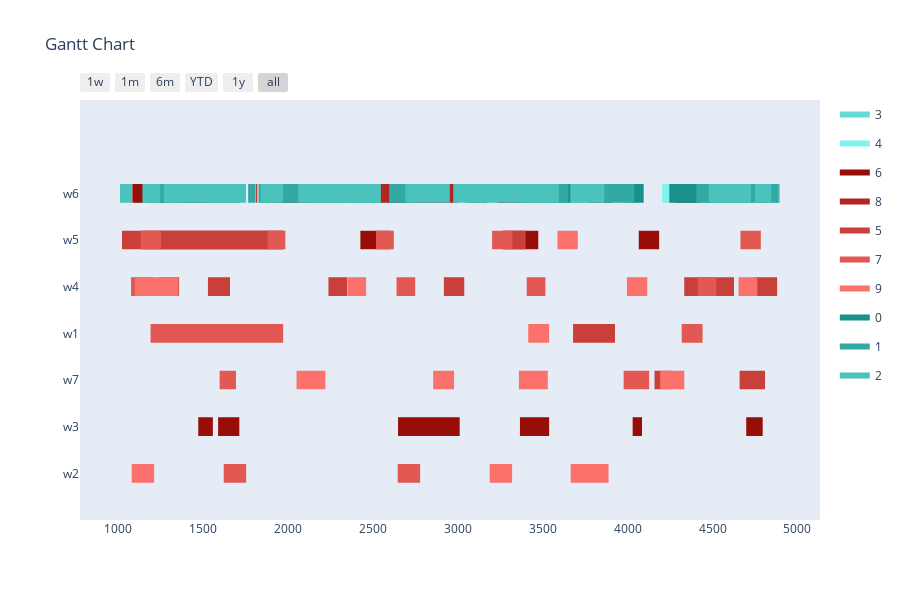

The code cell stored with this chart in its notebook:
### Markdown cell above
Config 5 - Makespan Evaluation

### Code cell
optimizer = BaseGA(env)
optimizer.set_minimize()
optimizer.configure('makespan', 'twopointcrossover', 'roulettewheel', 'randomize')
# choose an input generator (optional) -> decides how the data gets converted into the optimizer format
#optimizer.set_input_generator('SameLengthAlternativesGenerator')
# all parameters after offspring_amount are optional (in this case -> verbose=True)
last_time_slot = 5000
# set all delivery dates to last time slot
for order in orders:
    order[1] = last_time_slot
result, best_fitness_history, average_fitness_history, best_generation_history, feasible_gen = optimizer.optimize(orders, max_generations, earliest_time_slot, last_time_slot, population_size, offspring_amount, verbose=True)
workstation_assignments = reformat_result(result, orders, env)
visualize(workstation_assignments, best_fitness_history, average_fitness_history, best_generation_history, feasible_gen)

### Figure 1 — Plotly figure (JSON) as saved in the notebook; plotly's stock layout.template omitted (floating-point values rounded to 4 significant figures; data arrays with more than 128 entries replaced by an {"elided": "..."} marker saying what was removed)
{"data": [{"fill": "toself", "fillcolor": "rgb(101, 219, 213)", "hoverinfo": "name", "legendgroup": "rgb(101, 219, 213)", "mode": "none", "name": "3", "type": "scatter", "x": [2308, 2364, 2364, 2308, 2308, 668, 730, 730, 668, 668, 500, 630, 630, 500, 500, 2554, 2684, 2684, 2554, 2554, 4485, 4670, 4670, 4485, 4485, 1866, 2019, 2019, 1866, 1866, 892, 992, 992, 892, 892, 3595, 3715, 3715, 3595, 3595, 4835, 4897, 4897, 4835, 4835, 4266, 4362, 4362, 4266, 4266, 2128, 2248, 2248, 2128, 2128, 3690, 3810, 3810, 3690, 3690, 1235, 1425, 1425, 1235, 1235, 1223, 1343, 1343, 1223, 1223, 2317, 2470, 2470, 2317, 2317, 403, 523, 523, 403, 403, 4652, 4805, 4805, 4652, 4652, 3959, 4046, 4046, 3959, 3959, 3220, 3410, 3410, 3220, 3220, 2105, 2161, 2161, 2105, 2105, 1462, 1615, 1615, 1462, 1462, 2676, 2829, 2829, 2676, 2676, 2353, 2478, 2478, 2353], "y": [5.8, 5.8, 6.2, 6.2, null, 5.8, 5.8, 6.2, 6.2, null, 5.8, 5.8, 6.2, 6.2, null, 5.8, 5.8, 6.2, 6.2, null, 5.8, 5.8, 6.2, 6.2, null, 5.8, 5.8, 6.2, 6.2, null, 5.8, 5.8, 6.2, 6.2, null, 5.8, 5.8, 6.2, 6.2, null, 5.8, 5.8, 6.2, 6.2, null, 5.8, 5.8, 6.2, 6.2, null, 5.8, 5.8, 6.2, 6.2, null, 5.8, 5.8, 6.2, 6.2, null, 5.8, 5.8, 6.2, 6.2, null, 5.8, 5.8, 6.2, 6.2, null, 5.8, 5.8, 6.2, 6.2, null, 5.8, 5.8, 6.2, 6.2, null, 5.8, 5.8, 6.2, 6.2, null, 5.8, 5.8, 6.2, 6.2, null, 5.8, 5.8, 6.2, 6.2, null, 5.8, 5.8, 6.2, 6.2, null, 5.8, 5.8, 6.2, 6.2, null, 5.8, 5.8, 6.2, 6.2, null, 5.8, 5.8, 6.2, 6.2]}, {"fill": "toself", "fillcolor": "rgb(126, 244, 238)", "hoverinfo": "name", "legendgroup": "rgb(126, 244, 238)", "mode": "none", "name": "4", "type": "scatter", "x": [4594, 4844, 4844, 4594, 4594, 4336, 4478, 4478, 4336, 4336, 1844, 1980, 1980, 1844, 1844, 2444, 2520, 2520, 2444, 2444, 2315, 2470, 2470, 2315, 2315, 2120, 2275, 2275, 2120, 2120, 3142, 3208, 3208, 3142, 3142, 3286, 3536, 3536, 3286, 3286, 2413, 2478, 2478, 2413, 2413, 1913, 2138, 2138, 1913, 1913, 4203, 4358, 4358, 4203, 4203, 3554, 3727, 3727, 3554, 3554, 2436, 2502, 2502, 2436, 2436, 3200, 3425, 3425, 3200, 3200, 1091, 1156, 1156, 1091], "y": [5.8, 5.8, 6.2, 6.2, null, 5.8, 5.8, 6.2, 6.2, null, 5.8, 5.8, 6.2, 6.2, null, 5.8, 5.8, 6.2, 6.2, null, 5.8, 5.8, 6.2, 6.2, null, 5.8, 5.8, 6.2, 6.2, null, 5.8, 5.8, 6.2, 6.2, null, 5.8, 5.8, 6.2, 6.2, null, 5.8, 5.8, 6.2, 6.2, null, 5.8, 5.8, 6.2, 6.2, null, 5.8, 5.8, 6.2, 6.2, null, 5.8, 5.8, 6.2, 6.2, null, 5.8, 5.8, 6.2, 6.2, null, 5.8, 5.8, 6.2, 6.2, null, 5.8, 5.8, 6.2, 6.2]}, {"fill": "toself", "fillcolor": "rgb(151, 13, 7)", "hoverinfo": "name", "legendgroup": "rgb(151, 13, 7)", "mode": "none", "name": "6", "type": "scatter", "x": [3235, 3385, 3385, 3235, 3235, 3076, 3169, 3169, 3076, 3076, 4588, 4683, 4683, 4588, 4588, 4756, 4822, 4822, 4756, 4756, 1082, 1148, 1148, 1082, 1082, 2425, 2605, 2605, 2425, 2425, 960, 1140, 1140, 960, 960, 3259, 3473, 3473, 3259, 3259, 4065, 4185, 4185, 4065, 4065, 4029, 4084, 4084, 4029, 4029, 4698, 4795, 4795, 4698, 4698, 2923, 3010, 3010, 2923, 2923, 3365, 3452, 3452, 3365, 3365, 1587, 1712, 1712, 1587, 1587, 2647, 2733, 2733, 2647, 2647, 2779, 2957, 2957, 2779, 2779, 2663, 2813, 2813, 2663, 2663, 732, 818, 818, 732, 732, 1470, 1556, 1556, 1470, 1470, 3398, 3484, 3484, 3398, 3398, 3461, 3537, 3537, 3461], "y": [5.8, 5.8, 6.2, 6.2, null, 5.8, 5.8, 6.2, 6.2, null, 5.8, 5.8, 6.2, 6.2, null, 5.8, 5.8, 6.2, 6.2, null, 5.8, 5.8, 6.2, 6.2, null, 4.8, 4.8, 5.2, 5.2, null, 4.8, 4.8, 5.2, 5.2, null, 4.8, 4.8, 5.2, 5.2, null, 4.8, 4.8, 5.2, 5.2, null, 0.8, 0.8, 1.2, 1.2, null, 0.8, 0.8, 1.2, 1.2, null, 0.8, 0.8, 1.2, 1.2, null, 0.8, 0.8, 1.2, 1.2, null, 0.8, 0.8, 1.2, 1.2, null, 0.8, 0.8, 1.2, 1.2, null, 0.8, 0.8, 1.2, 1.2, null, 0.8, 0.8, 1.2, 1.2, null, 0.8, 0.8, 1.2, 1.2, null, 0.8, 0.8, 1.2, 1.2, null, 0.8, 0.8, 1.2, 1.2, null, 0.8, 0.8, 1.2, 1.2]}, {"fill": "toself", "fillcolor": "rgb(176, 38, 32)", "hoverinfo": "name", "legendgroup": "rgb(176, 38, 32)", "mode": "none", "name": "8", "type": "scatter", "x": [454, 574, 574, 454, 454, 3773, 3903, 3903, 3773, 3773, 2197, 2317, 2317, 2197, 2197, 536, 716, 716, 536, 536, 1961, 2121, 2121, 1961, 1961, 1714, 1811, 1811, 1714, 1714, 4279, 4394, 4394, 4279, 4279, 2846, 2999, 2999, 2846, 2846, 2608, 2733, 2733, 2608, 2608, 2706, 2891, 2891, 2706, 2706, 2876, 2976, 2976, 2876, 2876, 1072, 1202, 1202, 1072, 1072, 2873, 2983, 2983, 2873, 2873, 775, 925, 925, 775, 775, 3344, 3464, 3464, 3344, 3344, 2867, 2954, 2954, 2867, 2867, 4294, 4419, 4419, 4294, 4294, 1818, 2003, 2003, 1818, 1818, 883, 1073, 1073, 883, 883, 2524, 2714, 2714, 2524, 2524, 1876, 1973, 1973, 1876, 1876, 836, 956, 956, 836, 836, 3241, 3366, 3366, 3241], "y": [5.8, 5.8, 6.2, 6.2, null, 5.8, 5.8, 6.2, 6.2, null, 5.8, 5.8, 6.2, 6.2, null, 5.8, 5.8, 6.2, 6.2, null, 5.8, 5.8, 6.2, 6.2, null, 5.8, 5.8, 6.2, 6.2, null, 5.8, 5.8, 6.2, 6.2, null, 5.8, 5.8, 6.2, 6.2, null, 5.8, 5.8, 6.2, 6.2, null, 5.8, 5.8, 6.2, 6.2, null, 5.8, 5.8, 6.2, 6.2, null, 5.8, 5.8, 6.2, 6.2, null, 5.8, 5.8, 6.2, 6.2, null, 5.8, 5.8, 6.2, 6.2, null, 5.8, 5.8, 6.2, 6.2, null, 5.8, 5.8, 6.2, 6.2, null, 5.8, 5.8, 6.2, 6.2, null, 5.8, 5.8, 6.2, 6.2, null, 5.8, 5.8, 6.2, 6.2, null, 5.8, 5.8, 6.2, 6.2, null, 5.8, 5.8, 6.2, 6.2, null, 5.8, 5.8, 6.2, 6.2, null, 5.8, 5.8, 6.2, 6.2]}, {"fill": "toself", "fillcolor": "rgb(201, 63, 57)", "hoverinfo": "name", "legendgroup": "rgb(201, 63, 57)", "mode": "none", "name": "5", "type": "scatter", "x": [901, 1021, 1021, 901, 901, 3279, 3399, 3399, 3279, 3279, 4392, 4512, 4512, 4392, 4392, 2917, 3037, 3037, 2917, 2917, 4505, 4615, 4615, 4505, 4505, 2237, 2347, 2347, 2237, 2237, 4506, 4626, 4626, 4506, 4506, 1237, 1357, 1357, 1237, 1237, 4333, 4463, 4463, 4333, 4333, 4740, 4880, 4880, 4740, 4740, 1527, 1657, 1657, 1527, 1527, 667, 787, 787, 667, 667, 589, 712, 712, 589, 589, 3678, 3925, 3925, 3678, 3678, 372, 619, 619, 372, 372, 506, 602, 602, 506, 506, 4158, 4254, 4254, 4158, 4158, 4659, 4809, 4809, 4659], "y": [4.8, 4.8, 5.2, 5.2, null, 4.8, 4.8, 5.2, 5.2, null, 3.8, 3.8, 4.2, 4.2, null, 3.8, 3.8, 4.2, 4.2, null, 3.8, 3.8, 4.2, 4.2, null, 3.8, 3.8, 4.2, 4.2, null, 3.8, 3.8, 4.2, 4.2, null, 3.8, 3.8, 4.2, 4.2, null, 3.8, 3.8, 4.2, 4.2, null, 3.8, 3.8, 4.2, 4.2, null, 3.8, 3.8, 4.2, 4.2, null, 3.8, 3.8, 4.2, 4.2, null, 2.8, 2.8, 3.2, 3.2, null, 2.8, 2.8, 3.2, 3.2, null, 2.8, 2.8, 3.2, 3.2, null, 1.8, 1.8, 2.2, 2.2, null, 1.8, 1.8, 2.2, 2.2, null, 1.8, 1.8, 2.2, 2.2]}, {"fill": "toself", "fillcolor": "rgb(226, 88, 82)", "hoverinfo": "name", "legendgroup": "rgb(226, 88, 82)", "mode": "none", "name": "7", "type": "scatter", "x": [2517, 2622, 2622, 2517, 2517, 3201, 3321, 3321, 3201, 3201, 762, 872, 872, 762, 762, 4664, 4784, 4784, 4664, 4664, 1131, 1251, 1251, 1131, 1131, 1878, 1983, 1983, 1878, 1878, 3405, 3515, 3515, 3405, 3405, 2638, 2748, 2748, 2638, 2638, 1074, 1204, 1204, 1074, 1074, 362, 502, 502, 362, 362, 4412, 4522, 4522, 4412, 4412, 942, 1189, 1189, 942, 942, 4318, 4441, 4441, 4318, 4318, 381, 477, 477, 381, 381, 3976, 4126, 4126, 3976, 3976, 1596, 1692, 1692, 1596, 1596, 2645, 2777, 2777, 2645, 2645, 1620, 1752, 1752, 1620], "y": [4.8, 4.8, 5.2, 5.2, null, 4.8, 4.8, 5.2, 5.2, null, 4.8, 4.8, 5.2, 5.2, null, 4.8, 4.8, 5.2, 5.2, null, 4.8, 4.8, 5.2, 5.2, null, 4.8, 4.8, 5.2, 5.2, null, 3.8, 3.8, 4.2, 4.2, null, 3.8, 3.8, 4.2, 4.2, null, 3.8, 3.8, 4.2, 4.2, null, 3.8, 3.8, 4.2, 4.2, null, 3.8, 3.8, 4.2, 4.2, null, 2.8, 2.8, 3.2, 3.2, null, 2.8, 2.8, 3.2, 3.2, null, 1.8, 1.8, 2.2, 2.2, null, 1.8, 1.8, 2.2, 2.2, null, 1.8, 1.8, 2.2, 2.2, null, -0.2, -0.2, 0.2, 0.2, null, -0.2, -0.2, 0.2, 0.2]}, {"fill": "toself", "fillcolor": "rgb(251, 113, 107)", "hoverinfo": "name", "legendgroup": "rgb(251, 113, 107)", "mode": "none", "name": "9", "type": "scatter", "x": [3586, 3706, 3706, 3586, 3586, 565, 675, 675, 565, 565, 3995, 4115, 4115, 3995, 3995, 727, 847, 847, 727, 727, 290, 400, 400, 290, 290, 2349, 2459, 2459, 2349, 2349, 1098, 1228, 1228, 1098, 1098, 1223, 1353, 1353, 1223, 1223, 4653, 4763, 4763, 4653, 4653, 3414, 3537, 3537, 3414, 3414, 4237, 4333, 4333, 4237, 4237, 2049, 2219, 2219, 2049, 2049, 2854, 2977, 2977, 2854, 2854, 3359, 3529, 3529, 3359, 3359, 4191, 4287, 4287, 4191, 4191, 1078, 1210, 1210, 1078, 1078, 3187, 3319, 3319, 3187, 3187, 3664, 3887, 3887, 3664], "y": [4.8, 4.8, 5.2, 5.2, null, 4.8, 4.8, 5.2, 5.2, null, 3.8, 3.8, 4.2, 4.2, null, 3.8, 3.8, 4.2, 4.2, null, 3.8, 3.8, 4.2, 4.2, null, 3.8, 3.8, 4.2, 4.2, null, 3.8, 3.8, 4.2, 4.2, null, 3.8, 3.8, 4.2, 4.2, null, 3.8, 3.8, 4.2, 4.2, null, 2.8, 2.8, 3.2, 3.2, null, 1.8, 1.8, 2.2, 2.2, null, 1.8, 1.8, 2.2, 2.2, null, 1.8, 1.8, 2.2, 2.2, null, 1.8, 1.8, 2.2, 2.2, null, 1.8, 1.8, 2.2, 2.2, null, -0.2, -0.2, 0.2, 0.2, null, -0.2, -0.2, 0.2, 0.2, null, -0.2, -0.2, 0.2, 0.2]}, {"fill": "toself", "fillcolor": "rgb(26, 144, 138)", "hoverinfo": "name", "legendgroup": "rgb(26, 144, 138)", "mode": "none", "name": "0", "type": "scatter", "x": [3415, 3665, 3665, 3415, 3415, 4245, 4341, 4341, 4245, 4245, 2196, 2332, 2332, 2196, 2196, 1161, 1375, 1375, 1161, 1161, 4601, 4666, 4666, 4601, 4601, 4613, 4709, 4709, 4613, 4613, 3464, 3560, 3560, 3464, 3464, 4272, 4427, 4427, 4272, 4272, 4465, 4679, 4679, 4465, 4465, 4366, 4431, 4431, 4366, 4366, 4029, 4094, 4094, 4029, 4029, 2348, 2521, 2521, 2348, 2348, 2673, 2749, 2749, 2673, 2673, 2118, 2291, 2291, 2118, 2118, 1321, 1457, 1457, 1321], "y": [5.8, 5.8, 6.2, 6.2, null, 5.8, 5.8, 6.2, 6.2, null, 5.8, 5.8, 6.2, 6.2, null, 5.8, 5.8, 6.2, 6.2, null, 5.8, 5.8, 6.2, 6.2, null, 5.8, 5.8, 6.2, 6.2, null, 5.8, 5.8, 6.2, 6.2, null, 5.8, 5.8, 6.2, 6.2, null, 5.8, 5.8, 6.2, 6.2, null, 5.8, 5.8, 6.2, 6.2, null, 5.8, 5.8, 6.2, 6.2, null, 5.8, 5.8, 6.2, 6.2, null, 5.8, 5.8, 6.2, 6.2, null, 5.8, 5.8, 6.2, 6.2, null, 5.8, 5.8, 6.2, 6.2]}, {"fill": "toself", "fillcolor": "rgb(51, 169, 163)", "hoverinfo": "name", "legendgroup": "rgb(51, 169, 163)", "mode": "none", "name": "1", "type": "scatter", "x": [1825, 2065, 2065, 1825, 1825, 3951, 4039, 4039, 3951, 3951, 4679, 4889, 4889, 4679, 4679, 297, 389, 389, 297, 297, 2197, 2342, 2342, 2197, 2197, 3823, 3915, 3915, 3823, 3823, 3047, 3152, 3152, 3047, 3047, 3423, 3633, 3633, 3423, 3423, 1764, 1944, 1944, 1764, 1764, 946, 1186, 1186, 946, 946, 1374, 1507, 1507, 1374, 1374, 1708, 1808, 1808, 1708, 1708, 3353, 3563, 3563, 3353, 3353, 3827, 3947, 3947, 3827, 3827, 3529, 3649, 3649, 3529, 3529, 4561, 4801, 4801, 4561, 4561, 4404, 4519, 4519, 4404, 4404, 2594, 2724, 2724, 2594, 2594, 513, 626, 626, 513, 513, 3840, 3985, 3985, 3840, 3840, 3355, 3460, 3460, 3355, 3355, 2422, 2527, 2527, 2422, 2422, 577, 747, 747, 577], "y": [5.8, 5.8, 6.2, 6.2, null, 5.8, 5.8, 6.2, 6.2, null, 5.8, 5.8, 6.2, 6.2, null, 5.8, 5.8, 6.2, 6.2, null, 5.8, 5.8, 6.2, 6.2, null, 5.8, 5.8, 6.2, 6.2, null, 5.8, 5.8, 6.2, 6.2, null, 5.8, 5.8, 6.2, 6.2, null, 5.8, 5.8, 6.2, 6.2, null, 5.8, 5.8, 6.2, 6.2, null, 5.8, 5.8, 6.2, 6.2, null, 5.8, 5.8, 6.2, 6.2, null, 5.8, 5.8, 6.2, 6.2, null, 5.8, 5.8, 6.2, 6.2, null, 5.8, 5.8, 6.2, 6.2, null, 5.8, 5.8, 6.2, 6.2, null, 5.8, 5.8, 6.2, 6.2, null, 5.8, 5.8, 6.2, 6.2, null, 5.8, 5.8, 6.2, 6.2, null, 5.8, 5.8, 6.2, 6.2, null, 5.8, 5.8, 6.2, 6.2, null, 5.8, 5.8, 6.2, 6.2, null, 5.8, 5.8, 6.2, 6.2]}, {"fill": "toself", "fillcolor": "rgb(76, 194, 188)", "hoverinfo": "name", "legendgroup": "rgb(76, 194, 188)", "mode": "none", "name": "2", "type": "scatter", "x": {"elided": "134 int values"}, "y": {"elided": "134 float values"}}, {"legendgroup": "rgb(101, 219, 213)", "marker": {"color": "rgb(101, 219, 213)", "opacity": 0, "size": 1}, "mode": "markers", "name": "", "showlegend": false, "text": [null, null, null, null, null, null, null, null, null, null, null, null, null, null, null, null, null, null, null, null, null, null, null, null, null, null, null, null, null, null, null, null, null, null, null, null, null, null, null, null, null, null, null, null, null, null], "type": "scatter", "x": [2308, 2364, 668, 730, 500, 630, 2554, 2684, 4485, 4670, 1866, 2019, 892, 992, 3595, 3715, 4835, 4897, 4266, 4362, 2128, 2248, 3690, 3810, 1235, 1425, 1223, 1343, 2317, 2470, 403, 523, 4652, 4805, 3959, 4046, 3220, 3410, 2105, 2161, 1462, 1615, 2676, 2829, 2353, 2478], "y": [6, 6, 6, 6, 6, 6, 6, 6, 6, 6, 6, 6, 6, 6, 6, 6, 6, 6, 6, 6, 6, 6, 6, 6, 6, 6, 6, 6, 6, 6, 6, 6, 6, 6, 6, 6, 6, 6, 6, 6, 6, 6, 6, 6, 6, 6]}, {"legendgroup": "rgb(126, 244, 238)", "marker": {"color": "rgb(126, 244, 238)", "opacity": 0, "size": 1}, "mode": "markers", "name": "", "showlegend": false, "text": [null, null, null, null, null, null, null, null, null, null, null, null, null, null, null, null, null, null, null, null, null, null, null, null, null, null, null, null, null, null], "type": "scatter", "x": [4594, 4844, 4336, 4478, 1844, 1980, 2444, 2520, 2315, 2470, 2120, 2275, 3142, 3208, 3286, 3536, 2413, 2478, 1913, 2138, 4203, 4358, 3554, 3727, 2436, 2502, 3200, 3425, 1091, 1156], "y": [6, 6, 6, 6, 6, 6, 6, 6, 6, 6, 6, 6, 6, 6, 6, 6, 6, 6, 6, 6, 6, 6, 6, 6, 6, 6, 6, 6, 6, 6]}, {"legendgroup": "rgb(151, 13, 7)", "marker": {"color": "rgb(151, 13, 7)", "opacity": 0, "size": 1}, "mode": "markers", "name": "", "showlegend": false, "text": [null, null, null, null, null, null, null, null, null, null, null, null, null, null, null, null, null, null, null, null, null, null, null, null, null, null, null, null, null, null, null, null, null, null, null, null, null, null, null, null, null, null], "type": "scatter", "x": [3235, 3385, 3076, 3169, 4588, 4683, 4756, 4822, 1082, 1148, 2425, 2605, 960, 1140, 3259, 3473, 4065, 4185, 4029, 4084, 4698, 4795, 2923, 3010, 3365, 3452, 1587, 1712, 2647, 2733, 2779, 2957, 2663, 2813, 732, 818, 1470, 1556, 3398, 3484, 3461, 3537], "y": [6, 6, 6, 6, 6, 6, 6, 6, 6, 6, 5, 5, 5, 5, 5, 5, 5, 5, 1, 1, 1, 1, 1, 1, 1, 1, 1, 1, 1, 1, 1, 1, 1, 1, 1, 1, 1, 1, 1, 1, 1, 1]}, {"legendgroup": "rgb(176, 38, 32)", "marker": {"color": "rgb(176, 38, 32)", "opacity": 0, "size": 1}, "mode": "markers", "name": "", "showlegend": false, "text": [null, null, null, null, null, null, null, null, null, null, null, null, null, null, null, null, null, null, null, null, null, null, null, null, null, null, null, null, null, null, null, null, null, null, null, null, null, null, null, null, null, null, null, null, null, null], "type": "scatter", "x": [454, 574, 3773, 3903, 2197, 2317, 536, 716, 1961, 2121, 1714, 1811, 4279, 4394, 2846, 2999, 2608, 2733, 2706, 2891, 2876, 2976, 1072, 1202, 2873, 2983, 775, 925, 3344, 3464, 2867, 2954, 4294, 4419, 1818, 2003, 883, 1073, 2524, 2714, 1876, 1973, 836, 956, 3241, 3366], "y": [6, 6, 6, 6, 6, 6, 6, 6, 6, 6, 6, 6, 6, 6, 6, 6, 6, 6, 6, 6, 6, 6, 6, 6, 6, 6, 6, 6, 6, 6, 6, 6, 6, 6, 6, 6, 6, 6, 6, 6, 6, 6, 6, 6, 6, 6]}, {"legendgroup": "rgb(201, 63, 57)", "marker": {"color": "rgb(201, 63, 57)", "opacity": 0, "size": 1}, "mode": "markers", "name": "", "showlegend": false, "text": [null, null, null, null, null, null, null, null, null, null, null, null, null, null, null, null, null, null, null, null, null, null, null, null, null, null, null, null, null, null, null, null, null, null, null, null], "type": "scatter", "x": [901, 1021, 3279, 3399, 4392, 4512, 2917, 3037, 4505, 4615, 2237, 2347, 4506, 4626, 1237, 1357, 4333, 4463, 4740, 4880, 1527, 1657, 667, 787, 589, 712, 3678, 3925, 372, 619, 506, 602, 4158, 4254, 4659, 4809], "y": [5, 5, 5, 5, 4, 4, 4, 4, 4, 4, 4, 4, 4, 4, 4, 4, 4, 4, 4, 4, 4, 4, 4, 4, 3, 3, 3, 3, 3, 3, 2, 2, 2, 2, 2, 2]}, {"legendgroup": "rgb(226, 88, 82)", "marker": {"color": "rgb(226, 88, 82)", "opacity": 0, "size": 1}, "mode": "markers", "name": "", "showlegend": false, "text": [null, null, null, null, null, null, null, null, null, null, null, null, null, null, null, null, null, null, null, null, null, null, null, null, null, null, null, null, null, null, null, null, null, null, null, null], "type": "scatter", "x": [2517, 2622, 3201, 3321, 762, 872, 4664, 4784, 1131, 1251, 1878, 1983, 3405, 3515, 2638, 2748, 1074, 1204, 362, 502, 4412, 4522, 942, 1189, 4318, 4441, 381, 477, 3976, 4126, 1596, 1692, 2645, 2777, 1620, 1752], "y": [5, 5, 5, 5, 5, 5, 5, 5, 5, 5, 5, 5, 4, 4, 4, 4, 4, 4, 4, 4, 4, 4, 3, 3, 3, 3, 2, 2, 2, 2, 2, 2, 0, 0, 0, 0]}, {"legendgroup": "rgb(251, 113, 107)", "marker": {"color": "rgb(251, 113, 107)", "opacity": 0, "size": 1}, "mode": "markers", "name": "", "showlegend": false, "text": [null, null, null, null, null, null, null, null, null, null, null, null, null, null, null, null, null, null, null, null, null, null, null, null, null, null, null, null, null, null, null, null, null, null, null, null], "type": "scatter", "x": [3586, 3706, 565, 675, 3995, 4115, 727, 847, 290, 400, 2349, 2459, 1098, 1228, 1223, 1353, 4653, 4763, 3414, 3537, 4237, 4333, 2049, 2219, 2854, 2977, 3359, 3529, 4191, 4287, 1078, 1210, 3187, 3319, 3664, 3887], "y": [5, 5, 5, 5, 4, 4, 4, 4, 4, 4, 4, 4, 4, 4, 4, 4, 4, 4, 3, 3, 2, 2, 2, 2, 2, 2, 2, 2, 2, 2, 0, 0, 0, 0, 0, 0]}, {"legendgroup": "rgb(26, 144, 138)", "marker": {"color": "rgb(26, 144, 138)", "opacity": 0, "size": 1}, "mode": "markers", "name": "", "showlegend": false, "text": [null, null, null, null, null, null, null, null, null, null, null, null, null, null, null, null, null, null, null, null, null, null, null, null, null, null, null, null, null, null], "type": "scatter", "x": [3415, 3665, 4245, 4341, 2196, 2332, 1161, 1375, 4601, 4666, 4613, 4709, 3464, 3560, 4272, 4427, 4465, 4679, 4366, 4431, 4029, 4094, 2348, 2521, 2673, 2749, 2118, 2291, 1321, 1457], "y": [6, 6, 6, 6, 6, 6, 6, 6, 6, 6, 6, 6, 6, 6, 6, 6, 6, 6, 6, 6, 6, 6, 6, 6, 6, 6, 6, 6, 6, 6]}, {"legendgroup": "rgb(51, 169, 163)", "marker": {"color": "rgb(51, 169, 163)", "opacity": 0, "size": 1}, "mode": "markers", "name": "", "showlegend": false, "text": [null, null, null, null, null, null, null, null, null, null, null, null, null, null, null, null, null, null, null, null, null, null, null, null, null, null, null, null, null, null, null, null, null, null, null, null, null, null, null, null, null, null, null, null, null, null], "type": "scatter", "x": [1825, 2065, 3951, 4039, 4679, 4889, 297, 389, 2197, 2342, 3823, 3915, 3047, 3152, 3423, 3633, 1764, 1944, 946, 1186, 1374, 1507, 1708, 1808, 3353, 3563, 3827, 3947, 3529, 3649, 4561, 4801, 4404, 4519, 2594, 2724, 513, 626, 3840, 3985, 3355, 3460, 2422, 2527, 577, 747], "y": [6, 6, 6, 6, 6, 6, 6, 6, 6, 6, 6, 6, 6, 6, 6, 6, 6, 6, 6, 6, 6, 6, 6, 6, 6, 6, 6, 6, 6, 6, 6, 6, 6, 6, 6, 6, 6, 6, 6, 6, 6, 6, 6, 6, 6, 6]}, {"legendgroup": "rgb(76, 194, 188)", "marker": {"color": "rgb(76, 194, 188)", "opacity": 0, "size": 1}, "mode": "markers", "name": "", "showlegend": false, "text": [null, null, null, null, null, null, null, null, null, null, null, null, null, null, null, null, null, null, null, null, null, null, null, null, null, null, null, null, null, null, null, null, null, null, null, null, null, null, null, null, null, null, null, null, null, null, null, null, null, null, null, null, null, null], "type": "scatter", "x": [2807, 2952, 883, 1009, 2202, 2357, 2101, 2266, 4750, 4846, 2089, 2177, 2321, 2451, 3252, 3417, 2059, 2147, 2972, 3087, 4476, 4581, 4499, 4656, 616, 726, 1141, 1267, 3662, 3777, 3125, 3280, 3394, 3548, 2389, 2546, 2690, 2835, 563, 658, 3429, 3594, 4548, 4726, 1751, 1838, 3062, 3219, 3732, 3862, 1080, 1245, 573, 668], "y": [6, 6, 6, 6, 6, 6, 6, 6, 6, 6, 6, 6, 6, 6, 6, 6, 6, 6, 6, 6, 6, 6, 6, 6, 6, 6, 6, 6, 6, 6, 6, 6, 6, 6, 6, 6, 6, 6, 6, 6, 6, 6, 6, 6, 6, 6, 6, 6, 6, 6, 6, 6, 6, 6]}], "layout": {"height": 600, "hovermode": "closest", "showlegend": true, "title": {"text": "Gantt Chart"}, "xaxis": {"rangeselector": {"buttons": [{"count": 7, "label": "1w", "step": "day", "stepmode": "backward"}, {"count": 1, "label": "1m", "step": "month", "stepmode": "backward"}, {"count": 6, "label": "6m", "step": "month", "stepmode": "backward"}, {"count": 1, "label": "YTD", "step": "year", "stepmode": "todate"}, {"count": 1, "label": "1y", "step": "year", "stepmode": "backward"}, {"step": "all"}]}, "showgrid": false, "type": "date", "zeroline": false}, "yaxis": {"autorange": false, "range": [-1, 8], "showgrid": false, "ticktext": ["w2", "w3", "w7", "w1", "w4", "w5", "w6"], "tickvals": [0, 1, 2, 3, 4, 5, 6], "zeroline": false}}}
